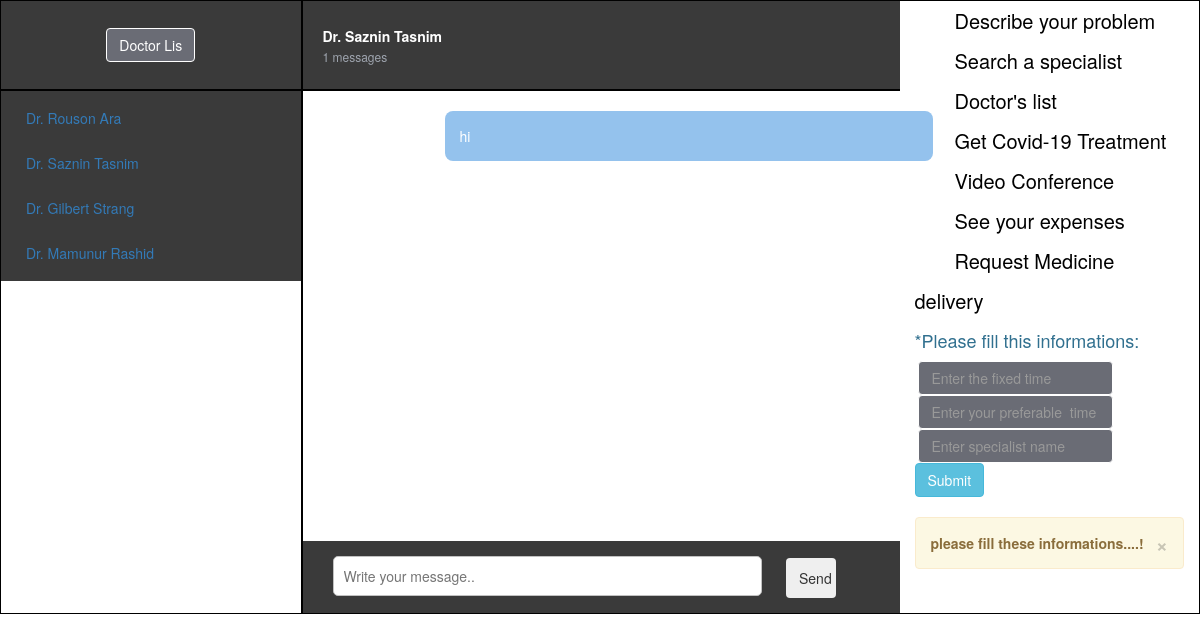
The app's page /manageAppointmentPatient.php?doctor_name=Dr. Saznin Tasnim (signed in) with its own data.
### tables this page shows
CREATE TABLE `doctor` (
  `id` int(11) NOT NULL,
  `name` varchar(255) NOT NULL,
  `phone` varchar(255) NOT NULL,
  `email` varchar(255) NOT NULL,
  `Password` varchar(255) NOT NULL,
  `specialist` varchar(255) NOT NULL,
  `degree` varchar(255) NOT NULL,
  `fees` varchar(100) NOT NULL,
  `token` varchar(255) NOT NULL,
  `status` varchar(100) NOT NULL
);

CREATE TABLE `user_chat` (
  `msg_id` int(11) NOT NULL,
  `sender_username` varchar(255) NOT NULL,
  `receiver_username` varchar(255) NOT NULL,
  `msg_contest` varchar(255) NOT NULL,
  `msg_status` text NOT NULL,
  `mag_date` timestamp NOT NULL DEFAULT current_timestamp()
);

### get_doctor_data.php (the view, shortened to what this page needs)
<?php
$conn = mysqli_connect('localhost','root','','hospital_management_system');
 $doctor = "SELECT * FROM doctor";
 $run_doctor = mysqli_query($conn,$doctor);
 while($row_doctor=mysqli_fetch_array($run_doctor)){
    $doctor_name = $row_doctor['name'];
    echo"
      <li>
          <div class='chat-left-detail'>
            <p> <a href='manageAppointmentPatient.php?doctor_name=$doctor_name'>$doctor_name</a> </p>";
 }
 ?>

### manageAppointmentPatient.php (shortened to what this page needs)
<?php
     if(!isset($_SESSION['user_login'])){
       header("Location:index.php");
     } else{
 ?>
<!DOCTYPE html>
<html lang="en">
<head>
  <link rel="stylesheet" href="https://maxcdn.bootstrapcdn.com/bootstrap/3.4.1/css/bootstrap.min.css">
  <link rel="stylesheet" href="manageAppointmentPatient1.css">
</head>
<body>
  <div class="container main-section">
    <div class="row">
      <div class="col-md-3 col-sm-3 col-xs-12 left-sidebar">
        <div class="input-group searchbox">
          <div class="input-group-btn">
            <center> <a href="showDoctorList.php"> <button class="btn btn-default search-icon" type="submit" name="search_doctor">Doctor Lis</button> </a></center>
          </div>
        </div>
        <div class="left-chat">
          <ul>
            <?php include("get_doctor_data.php"); ?>
          </ul>
        </div>
      </div>
      <div class="col-md-6 col-sm-6 col-xs-12 right-sidebar">
        <div class="row">
          <?php
            $user = $_SESSION['user_login'];
            $conn = mysqli_connect('localhost','root','','hospital_management_system');
             $get_user = "SELECT * FROM register WHERE Email='$user'";
             $run_user = mysqli_query($conn, $get_user);
             $row = mysqli_fetch_array($run_user);
             $user_name = $row['Name'];
           ?>
          <?php
            if(isset($_GET['doctor_name'])){
              $conn = mysqli_connect('localhost','root','','hospital_management_system');
             $get_doctorname = $_GET['doctor_name'];
                $get_doctor= "SELECT * FROM doctor WHERE name='$get_doctorname'";
               $run_user = mysqli_query($conn, $get_doctor);
               $row_user = mysqli_fetch_array($run_user);
              $doctor_name = $row_user['name'];
            }
             $total_messages = "SELECT * FROM user_chat WHERE (sender_username = '$user_name' AND receiver_username='$doctor_name') OR (receiver_username = '$user_name' AND sender_username='$doctor_name')";
             $run_msg = mysqli_query($conn, $total_messages);
             $total = mysqli_num_rows($run_msg);
           ?>
           <div class="col-md-12 right-header">
             <div class="right-header-detail">
               <form method="post">
                 <p> <?php echo $doctor_name; ?> </p>
                 <span> <?php echo $total; ?> messages</span> &nbsp  &nbsp
               </form>
             </div>
           </div>
        </div>
            <div class="row">
              <div id="scrolling_to_bottom" class="col-md-9 right-header-contentchat">
                <?php
                    $sel_msg="SELECT * FROM user_chat WHERE(sender_username='$user_name' AND receiver_username='$doctor_name') OR (receiver_username='$user_name' AND sender_username='$doctor_name') ORDER by 1 ASC";
                    $run_msgs = mysqli_query($conn, $sel_msg);
                    while($row = mysqli_fetch_array($run_msgs)){
                      $sender_username = $row['sender_username'];
                      $receiver_username = $row['receiver_username'];
                      $msg_content = $row['msg_contest'];
                 ?>
                 <ul>
                   <?php
                       if($user_name == $sender_username AND $doctor_name == $receiver_username){ ?>
                           <li>
                              <div class="rightside-right-chat">
                                <p> <?php echo $msg_content; ?> </p>
                              </div>
                           </li>
               <?php  }
                 ?>
                 </ul>
                 <?php
               }
                ?>
              </div>
            </div>
                <div class="row">
                  <div class="col-md-6 right-chat-textbox">
                    <form method="post">
                      <input autocomplete="off" type="text" name="msg_content" placeholder="Write your message..">
                      <button class="btn" name="submit"> Send<i class="fa fa-telegram" aria-hidden="true"></i> </button>
                    </form>
                  </div>
                </div>
      </div>
      <div id="sidebar" class="col-md-3">
        <ul class="list-unstyled">
          <li> <a id="option1" href="homepagePatient.php">Describe your problem</a> </li>
          <li> <a id="option1" href="searchDoctor.php">Search a specialist</a> </li>
          <li> <a id="option1" href="showDoctorList.php">Doctor's list</a> </li>
          <li> <a id="option1" href="getCovidTreatment.php">Get Covid-19 Treatment</a> </li>
          <li> <a id="option1" href="videoConfaPatient.php">Video Conference</a> </li>
          <li> <a id="option1" href="totalExpense.php">See your expenses</a> </li>
          <li> <a id="option1" href="medicineAndprescription.php">Request Medicine delivery</a> </li>
        </ul>
        <h4 class="text-info">*Please fill this informations: </h4>
        <form class="form-inline" action="insertMeeting_time.php" method="post">
           <div class="form-group">
             <input id="sp" type="text" class="form-control" name="fixed_time" placeholder="Enter the fixed time">
           </div>
            <div class="form-group">
              <input id="sp" type="text" class="form-control" name="prefer_time" placeholder="Enter your preferable  time">
            </div>
            <div class="form-group">
              <input id="sp" type="text" class="form-control" name="doctor2" placeholder="Enter specialist name">
            </div>
          <input type="submit" name="btn-ok" class="btn btn-info" value="Submit">
          </form>
          <br>
          <?php
             if(isset($_SESSION['succ'])){
               ?>  <div class="alert alert-success " role="alert">
                <button type="button" class="close" data-dismiss="alert" aria-label="Close"><span aria-hidden="true">&times;</span></button>
             <strong>Success!</strong> Your informations have  been inserted successfully.
           </div> <?php
         } else{
               ?>  <div class="alert alert-warning " role="alert">
             <button type="button" class="close" data-dismiss="alert" aria-label="Close"><span aria-hidden="true">&times;</span></button>
             <strong>please fill these informations....!</strong>
           </div> <?php
             }
           ?>
      </div>
    </div>
  </div>
</body>
</html>
<?php } ?>

### manageAppointmentPatient1.css (style rules this page uses)
.main-section { border: 1px solid #000; width: 100%; }
.left-sidebar { background-color: #3A3A3A; padding: 0px; }
.searchbox { width: 100%; padding: 27px 10px; border-bottom: 2px solid #000; }
.form-control,.search-icon,.search-icon:hover { background-color: #6A6C75; border: 1px solid #fff; color: #fff; box-shadow: none !important; }
.chat-left-detail { float: left; }
.left-chat { overflow-y: scroll; }
.left-chat ul { overflow: hidden; padding: 0px; }
.left-chat ul li { list-style: none; width: 100%; float: left; margin: 10px 0px 8px 15px; }
.chat-left-detail { margin-left: 10px; }
.chat-left-detail p { margin: 0px; color: #fff; padding: 7px 0px 0px; }
.right-sidebar { border-left: 2px solid #000; }
.right-header { border-bottom: 2px solid #000; margin: 0px; padding: 0px; }
.right-header { padding: 20px; height: 90px; background-color: #3A3A3A; }
.right-header-detail p { margin: 0px; color: #fff; font-weight: bold; padding-top: 5px; }
.right-header-detail span { color: #9FA5AF; font-size: 12px; }
.rightside-left-chat,.rightside-right-chat { float: left; width: 80%; position: relative; }
.rightside-right-chat { float: right; margin-right: 35px; }
.right-header-contentchat { overflow-y: scroll; background-color: #FFFFFF; position: relative; height: 450px; width: 680px; }
.right-header-contentchat ul li { list-style: none; margin-top: 20px; }
.right-header-contentchat .rightside-left-chat p,.right-header-contentchat .rightside-right-chat p { background-color: #86BB71; padding: 15px; border-radius: 8px; color: #fff; }
.right-header-contentchat .rightside-right-chat p { background-color: #94C2ED; }
.right-chat-textbox { padding: 15px 30px; width: 100%; background-color: #3A3A3A; }
.right-chat-textbox input { width: 80%; height: 40px; border: 2px solid #3d85ca; border-radius: 5px; padding: 0px 10px; border: 1px solid #c1c1c1; }
.right-chat-textbox button { height: 40px; width: 50px; margin-left: 20px; }
.rightside-right-chat:before { content: " "; position:absolute; top: 14px; left: 15px; bottom: 150px; border: 15px solid transparent; border-bottom-color: #94C2ED; z-index: 1; }
#option1 { font-size: 20px; font-weight: 200; color: black; line-height: 40px; margin-left: 40px; margin-top: 30px; margin-bottom: 70px; }
#sidebar { height: 400px; }

### records on screen
doctor: name "Dr. Rouson Ara"
doctor: name "Dr. Saznin Tasnim"
doctor: name "Dr. Gilbert Strang"
doctor: name "Dr. Mamunur Rashid"
user_chat: msg_contest "hi"

### other values on screen
$total "1"
